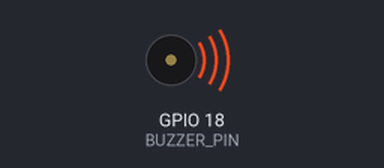
A program run on a simulated Raspberry Pi (BCM pin numbers). Shown: buzzer (waves = sounding, pin HIGH). What the program prints to the terminal is not drawn. At 2.0 s the program stops and its outputs stay as they are.

Above: at 0.1 s.
At 2.1 s:
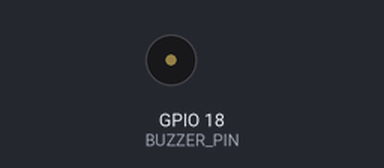
Timing chart, 0 to 3.5 s (numbered marks = the images above):
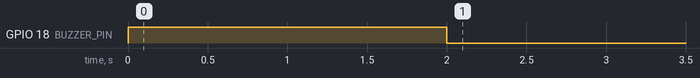

The program:

speaker_test.py
```python
import RPi.GPIO as GPIO
import time

BUZZER_PIN = 18

GPIO.setmode(GPIO.BCM)
GPIO.setup(BUZZER_PIN, GPIO.OUT)

try:
    print("스피커 테스트: ON")
    GPIO.output(BUZZER_PIN, GPIO.HIGH)  # 스피커 켜기
    time.sleep(2)
    print("스피커 테스트: OFF")
    GPIO.output(BUZZER_PIN, GPIO.LOW)  # 스피커 끄기
finally:
    GPIO.cleanup()
```

Measured:
- by itself, GPIO 18 (BUZZER_PIN): LOW → HIGH at 0.00 s, → LOW 2.0 s later
